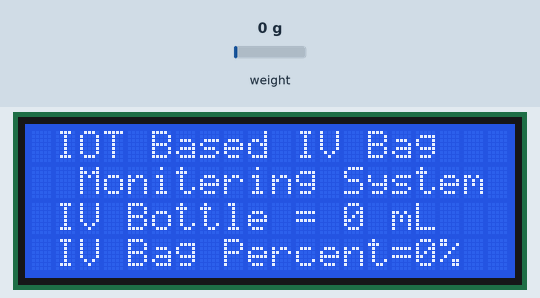
A sketch run on a simulated ESP32. Parts: 20×4 character LCD. The inputs (shaded band) are chosen by the test bench; at power-on: weight on the scale 0 g. WiFi joins after 1.5 s; servers stay silent unless stated; what the sketch prints to the serial monitor is not drawn.

Above: at 4.7 s.
4.8 s: weight on the scale set to 100 g
At 6.1 s:
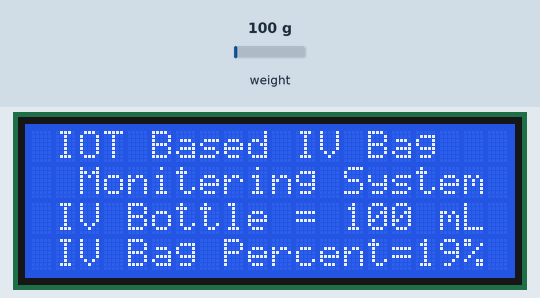
6.7 s: weight on the scale set to 1250 g
At 8.0 s:
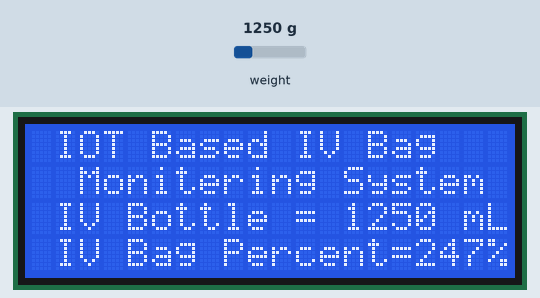
8.8 s: weight on the scale set to 2500 g
At 9.9 s:
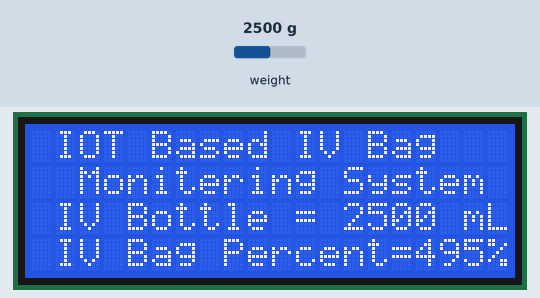
Timing chart, 0 to 11.8 s (numbered marks = the images above; inputs shaded):
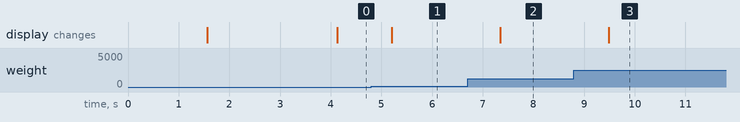

Measured:
- after the input at 4.8 s, the display: changes after 0.40 s (image 1)
- after the input at 6.7 s, the display: changes after 0.64 s (image 2)
- after the input at 8.8 s, the display: changes after 0.69 s (image 3)

The sketch:

IV_BAG_check.ino
```cpp
#include <WiFi.h>
#include <WiFiClient.h>
#include <WebServer.h>
#include <LiquidCrystal_I2C.h>
LiquidCrystal_I2C lcd(0x27, 20, 4);
#include "HX711.h"
#define DOUT  23
#define CLK  19
HX711 scale(DOUT, CLK);

char ssid[] = "YOUR_WIFI_NAME";
char pass[] = "YOUR_WIFI_PASSWORD";

WebServer server(80);

int liter;
int val;
float weight;
float calibration_factor = 102500; // change this value for your Load cell sensor

void handleRoot() {
  String page = "<!DOCTYPE html><html>";
  page += "<head>";
  page += "<meta http-equiv='refresh' content='2'>";
  page += "<title>IV Bag Monitoring</title>";
  page += "<style>";
  page += "body{font-family:Arial;text-align:center;background:#f5f5f5;}";
  page += "h1{color:#0066cc;}";
  page += ".box{background:white;padding:20px;margin:30px auto;width:300px;border-radius:10px;box-shadow:0 0 10px gray;}";
  page += "</style>";
  page += "</head>";

  page += "<body>";
  page += "<div class='box'>";
  page += "<h1>IV Bag Monitoring</h1>";
  page += "<h2>Remaining Volume</h2>";
  page += "<h1>" + String(liter) + " mL</h1>";
  page += "<h2>Remaining</h2>";
  page += "<h1>" + String(val) + "%</h1>";

  if(val <= 20)
    page += "<h2 style='color:red;'>LOW</h2>";
  else if(val <= 50)
    page += "<h2 style='color:orange;'>HALF</h2>";
  else
    page += "<h2 style='color:green;'>NORMAL</h2>";
  page += "</div>";
  page += "</body></html>";

  server.send(200, "text/html", page);
}

void setup() {
  // Set up serial monitor
  Serial.begin(115200);

  WiFi.begin(ssid, pass);
  Serial.print("Connecting");
  while (WiFi.status() != WL_CONNECTED) {
    delay(500);
    Serial.print(".");
  }
  Serial.println();
  Serial.println("WiFi Connected!");
  Serial.print("IP Address: ");
  Serial.println(WiFi.localIP());
  server.on("/", handleRoot);
  server.begin();
  Serial.println("Web Server Started");

  lcd.init();
  lcd.backlight();
  Serial.println("Remove all weight from scale");
  scale.set_scale();
  scale.tare(); //Reset the scale to 0
  long zero_factor = scale.read_average(); //Get a baseline reading
  Serial.print("Zero factor: "); //This can be used to remove the need to tare the scale. Useful in permanent scale projects.
  Serial.println(zero_factor);
}
 void loop() {
 measureweight();
 server.handleClient();
}

void measureweight(){
 scale.set_scale(calibration_factor); //Adjust to this calibration factor
  weight = scale.get_units(5);
    if(weight<0)
  {
    weight=0.00;
    }
  liter = weight*1000;
  val = liter;
  val = map(val, 0, 505, 0, 100);
  lcd.clear();
  lcd.setCursor(1, 0);
  lcd.print("IOT Based IV Bag");
  lcd.setCursor(2, 1);
  lcd.print("Monitering System");
  Serial.print("Kilogram: ");
  Serial.print(weight);
  Serial.println(" Kg");
  lcd.setCursor(1, 2);
  lcd.print("IV Bottle = ");
  lcd.print(liter);
  lcd.print(" mL");
  Serial.print("IV BOTTLE: ");
  Serial.print(liter);
  Serial.println("mL");
  lcd.setCursor(1, 3);
  lcd.print("IV Bag Percent=");
  lcd.print(val);
  lcd.print("%");
  Serial.print("IV Bag Percent: ");
  Serial.print(val);
  Serial.println("%");
  Serial.println();
  delay(500);

  String status;

  if (val <= 20)
      status = "LOW";
  else if (val <= 50)
    status = "HALF";
  else
    status = "NORMAL";
}
```
